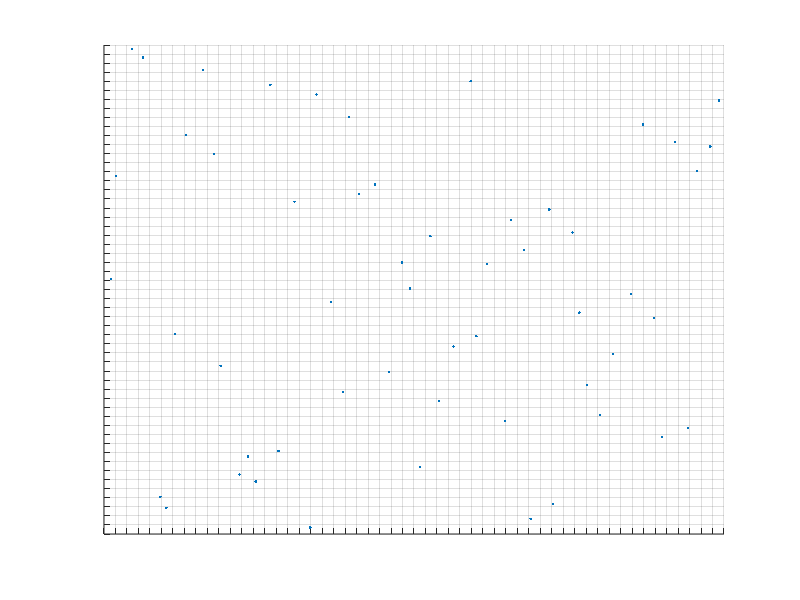

Source code (MATLAB):
clear
%% 3D Latin Hypercube Sampling
n = 27*2; % Number of samples

scale = (0:(1/n):1)'; scale(end) = []; 
%^^ Marking the leftmost value of n many segments ∈[0,1), the leftmost...
% value of Latin intervals
lhs_order = [randperm(n)', randperm(n)', randperm(n)']; 
%^^ Assigns all intervals one random number (unique to their hyperplane)

u = rand(n,3)/n; % Determines 3*n random numbers in a (1/n) square
parameters = u + scale(lhs_order); % Shifts values into their intervals
alpha_LHS = parameters(:,1);  
beta_LHS = parameters(:,2);  
rho_LHS = parameters(:,3);

%% 3D Orthogonal Sampling
subinterval = 3; % Number of subspaces along a single dimension
subspace_count = subinterval^3; % Number of subspaces in three dimensions
if mod(n,subspace_count) ~= 0
    error("The number of samples n must be divisible amongst "... 
       + string(subspace_count) + " subspaces (sub_interval^3).")
end
m = n / subspace_count; % Number of samples in a subspace

u = rand(m,3,subspace_count); % Generating 3*m random numbers in...
%...subspace_count many squares ∈[0,1]  (in total 3*n random numbers)

% Distributing samples to Latin Hypercubes--------------------------------]
internal_scale = (0:1/m:1)'; internal_scale(end) = []; 
internal_order = zeros(m,3);
subspace = u/m; % Shrink to ∈[0, 1/m]
for i = 1:subspace_count
    for dimension = 1:3 % Assign intervals per LHS
        internal_order(:,dimension) = randperm(m)';
    end
    subspace(:,:,i) = subspace(:,:,i) + internal_scale(internal_order);
    %^^ Shifts values into their intervals
end

% Distributing subspaces to Latin Hypercubes------------------------------]
subspace_scale = (0:1/subinterval:1)'; subspace_scale(end) = []; 
subspace_order = [randperm(subinterval)', randperm(subinterval)',...
    + randperm(subinterval)']; % Only performed over one space, so no loop
space = subspace/subinterval; % Shrink to ∈[0, 1/subinterval]
parameters_O = zeros(n,3);
for i = 1:subspace_count
    % Converting from (m x 3 x subspace_count) to (m*subspace_count x 3)
    space2list = [m*(i-1)+1, m*i];
end

%% Plotting
% Only really works for low values of n_samples but hey! it makes sense!
figure
hold on 
scatter3(alpha_LHS, beta_LHS, rho_LHS, '.')
grid on
xticks(0:1/n:1), xticklabels({})
yticks(0:1/n:1), yticklabels({})
